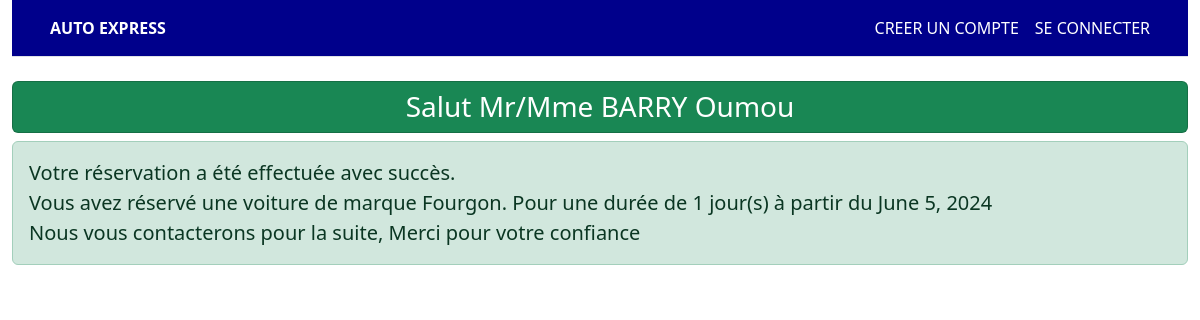
The app's page /confirmation-location with its own data.
### auto/models.py (models this page shows, shortened)
class Location(models.Model):
    STATUT = (
        ("en-attente","En Attente"),
        ("confirmer","Confirmer"),
        ("annuler","Annuler"),
    )
    nom = models.CharField(max_length=100, default='')
    prenom = models.CharField(max_length=100, default='')
    adresse = models.CharField(max_length=100, default='')
    telephone = models.CharField(max_length=50, default='')
    email = models.CharField(max_length=100, default='')
    ville = models.CharField(max_length=100, default='')
    permit_conduit =models.ImageField(upload_to='documents/', default='')
    voiture = models.ForeignKey(Voiture, on_delete=models.CASCADE)
    date_debut = models.DateField()
    total_jours = models.CharField(max_length=50, default='')
    statut = models.CharField(max_length=100,choices=STATUT, default='en-attente')

class Voiture(models.Model):
    ETAT_VOITURES = (
        ("neuf", "Neuf"),
        ("ocasion", "Ocasion"),
        ("louer", "Louer"),
        ("vendu", "Vendu"),
        ("maintenance", "Maintenance"),
    )
    marque = models.CharField(max_length=100)
    prix_location = models.FloatField()
    prix_vente = models.FloatField()
    categorie = models.ForeignKey(Categorie, on_delete=models.CASCADE)
    annee_fabrication = models.DateField()
    type_de_carburant = models.CharField(max_length=100)
    couleur = models.CharField(max_length=100)
    disponibilite = models.BooleanField(default=True)
    etat = models.CharField(max_length=100,choices=ETAT_VOITURES)
    image = models.ImageField(upload_to="images/")
    def __str__(self):
        return self.marque

### auto/views.py (the view)
# urls.py: path('confirmation-location', confirmationLocation, name='confirmation-location'),
def confirmationLocation(request):
    info = Location.objects.all().order_by('-id')[:1]
    for item in info:
        nom = item.nom
        prenom = item.prenom
        date_debut = item.date_debut
        total_jours = item.total_jours
        voiture = item.voiture
    contexte = {
        'nom': nom,
        'prenom': prenom,
        'date_debut': date_debut,
        'jours': total_jours,
        'voiture': voiture
    }
    return render(request, "confirme-location.html", contexte)

### auto/templates/confirme-location.html
{% extends "base.html" %}
{% block contenu %}
<div class="row mt-4">
    <div class="col-12">
        <h3 class="card p-2 text-center text-white bg-success">Salut Mr/Mme {{nom}} {{prenom}}</h3>
        <div class="alert alert-success fs-5" role="alert">
            Votre réservation a été effectuée avec succès. <br>
            <span>Vous avez réservé une voiture de marque {{voiture}}. </span>
            <span>Pour une durée de {{ jours }} jour(s) à partir du {{date_debut}}</span> <br>
            <span>Nous vous contacterons pour la suite, Merci pour votre confiance </span>
        </div>
    </div>
</div>
{% endblock %}

### records on screen
Location: nom "BARRY", prenom "Oumou", date_debut "June 5, 2024"
Voiture: marque "Fourgon"

### other values on screen
{{ jours }} "1"
